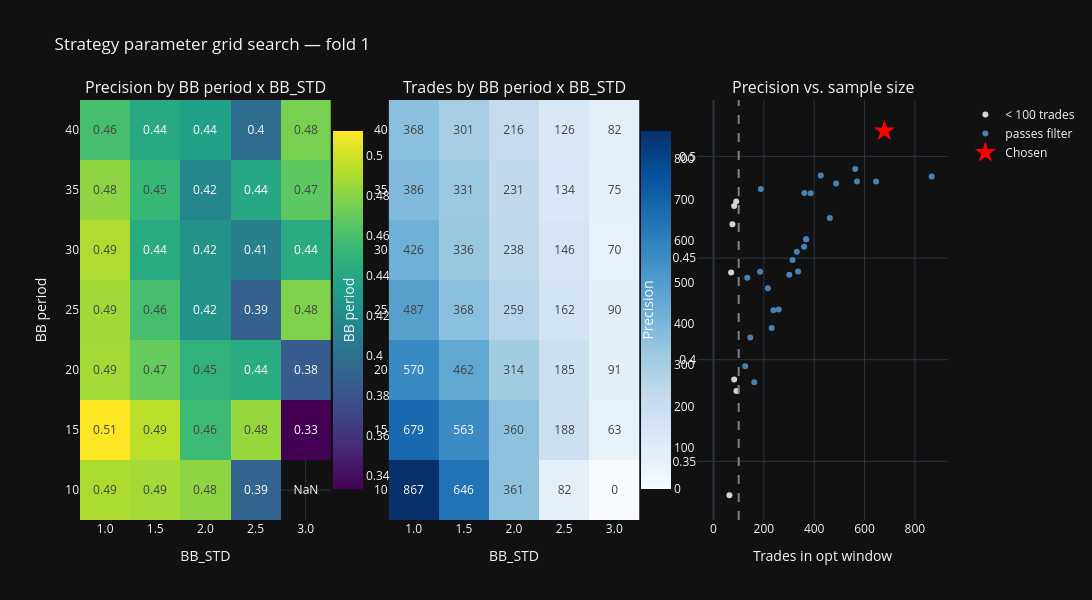

The cell this chart's notebook holds for it:
### Markdown cell above
**Grid search results.** Left: precision by BB period × BB_STD. Middle: trade count for the same grid. Right: precision vs. trade count for all combinations — the danger zone (top-left) is exactly what `MIN_TRADES_OPT` rules out.

### Code cell
pivot_precision = grid_results.pivot_table(index="bb_period", columns="bb_std", values="precision")
pivot_trades = grid_results.pivot_table(index="bb_period", columns="bb_std", values="n_trades")

fig = make_subplots(rows=1, cols=3, subplot_titles=(
    "Precision by BB period x BB_STD", "Trades by BB period x BB_STD", "Precision vs. sample size",
))

fig.add_trace(go.Heatmap(
    z=pivot_precision.values, x=[str(c) for c in pivot_precision.columns], y=[str(i) for i in pivot_precision.index],
    colorscale="Viridis", text=np.round(pivot_precision.values, 2), texttemplate="%{text}",
    colorbar=dict(x=0.28, len=0.9),
), row=1, col=1)

fig.add_trace(go.Heatmap(
    z=pivot_trades.values, x=[str(c) for c in pivot_trades.columns], y=[str(i) for i in pivot_trades.index],
    colorscale="Blues", text=pivot_trades.values, texttemplate="%{text}",
    colorbar=dict(x=0.635, len=0.9),
), row=1, col=2)

passed = grid_results["n_trades"] >= MIN_TRADES_OPT
fig.add_trace(go.Scatter(x=grid_results.loc[~passed, "n_trades"], y=grid_results.loc[~passed, "precision"],
                          mode="markers", marker=dict(color="lightgray"),
                          name=f"< {MIN_TRADES_OPT} trades"), row=1, col=3)
fig.add_trace(go.Scatter(x=grid_results.loc[passed, "n_trades"], y=grid_results.loc[passed, "precision"],
                          mode="markers", marker=dict(color="steelblue"), name="passes filter"), row=1, col=3)
chosen = grid_results.loc[passed].sort_values("precision", ascending=False).iloc[0]
fig.add_trace(go.Scatter(x=[chosen["n_trades"]], y=[chosen["precision"]], mode="markers",
                          marker=dict(color="red", size=16, symbol="star"), name="Chosen"), row=1, col=3)
fig.add_vline(x=MIN_TRADES_OPT, line=dict(color="gray", dash="dash", width=2), row=1, col=3)

fig.update_xaxes(title_text="BB_STD", row=1, col=1)
fig.update_yaxes(title_text="BB period", row=1, col=1)
fig.update_xaxes(title_text="BB_STD", row=1, col=2)
fig.update_yaxes(title_text="BB period", row=1, col=2)
fig.update_xaxes(title_text="Trades in opt window", row=1, col=3)
fig.update_yaxes(title_text="Precision", row=1, col=3)
fig.update_layout(height=600, width=1800, title="Strategy parameter grid search — fold 1")
fig.show()

### Figure 1 — Plotly figure (JSON) as saved in the notebook; plotly's stock layout.template omitted (floating-point values rounded to 4 significant figures)
{"data": [{"colorbar": {"len": 0.9, "x": 0.28}, "colorscale": [[0, "#440154"], [0.1111, "#482878"], [0.2222, "#3e4989"], [0.3333, "#31688e"], [0.4444, "#26828e"], [0.5556, "#1f9e89"], [0.6667, "#35b779"], [0.7778, "#6ece58"], [0.8889, "#b5de2b"], [1, "#fde725"]], "text": [[0.49, 0.49, 0.48, 0.39, NaN], [0.51, 0.49, 0.46, 0.48, 0.33], [0.49, 0.47, 0.45, 0.44, 0.38], [0.49, 0.46, 0.42, 0.39, 0.48], [0.49, 0.44, 0.42, 0.41, 0.44], [0.48, 0.45, 0.42, 0.44, 0.47], [0.46, 0.44, 0.44, 0.4, 0.48]], "texttemplate": "%{text}", "type": "heatmap", "x": ["1.0", "1.5", "2.0", "2.5", "3.0"], "xaxis": "x", "y": ["10", "15", "20", "25", "30", "35", "40"], "yaxis": "y", "z": [[0.4902, 0.4876, 0.482, 0.3902, NaN], [0.5125, 0.4938, 0.4556, 0.484, 0.3333], [0.4877, 0.4697, 0.449, 0.4432, 0.3846], [0.4867, 0.4592, 0.4247, 0.3889, 0.4778], [0.4906, 0.4435, 0.4244, 0.411, 0.4429], [0.4819, 0.4532, 0.4156, 0.4403, 0.4667], [0.4592, 0.4419, 0.4352, 0.3968, 0.4756]]}, {"colorbar": {"len": 0.9, "x": 0.635}, "colorscale": [[0, "rgb(247,251,255)"], [0.125, "rgb(222,235,247)"], [0.25, "rgb(198,219,239)"], [0.375, "rgb(158,202,225)"], [0.5, "rgb(107,174,214)"], [0.625, "rgb(66,146,198)"], [0.75, "rgb(33,113,181)"], [0.875, "rgb(8,81,156)"], [1, "rgb(8,48,107)"]], "text": [[867.0, 646.0, 361.0, 82.0, 0.0], [679.0, 563.0, 360.0, 188.0, 63.0], [570.0, 462.0, 314.0, 185.0, 91.0], [487.0, 368.0, 259.0, 162.0, 90.0], [426.0, 336.0, 238.0, 146.0, 70.0], [386.0, 331.0, 231.0, 134.0, 75.0], [368.0, 301.0, 216.0, 126.0, 82.0]], "texttemplate": "%{text}", "type": "heatmap", "x": ["1.0", "1.5", "2.0", "2.5", "3.0"], "xaxis": "x2", "y": ["10", "15", "20", "25", "30", "35", "40"], "yaxis": "y2", "z": [[867.0, 646.0, 361.0, 82.0, 0.0], [679.0, 563.0, 360.0, 188.0, 63.0], [570.0, 462.0, 314.0, 185.0, 91.0], [487.0, 368.0, 259.0, 162.0, 90.0], [426.0, 336.0, 238.0, 146.0, 70.0], [386.0, 331.0, 231.0, 134.0, 75.0], [368.0, 301.0, 216.0, 126.0, 82.0]]}, {"marker": {"color": "lightgray"}, "mode": "markers", "name": "< 100 trades", "type": "scatter", "x": [82, 0, 63, 91, 90, 70, 75, 82], "xaxis": "x3", "y": [0.3902, NaN, 0.3333, 0.3846, 0.4778, 0.4429, 0.4667, 0.4756], "yaxis": "y3"}, {"marker": {"color": "steelblue"}, "mode": "markers", "name": "passes filter", "type": "scatter", "x": [867, 646, 361, 679, 563, 360, 188, 570, 462, 314, 185, 487, 368, 259, 162, 426, 336, 238, 146, 386, 331, 231, 134, 368, 301, 216, 126], "xaxis": "x3", "y": [0.4902, 0.4876, 0.482, 0.5125, 0.4938, 0.4556, 0.484, 0.4877, 0.4697, 0.449, 0.4432, 0.4867, 0.4592, 0.4247, 0.3889, 0.4906, 0.4435, 0.4244, 0.411, 0.4819, 0.4532, 0.4156, 0.4403, 0.4592, 0.4419, 0.4352, 0.3968], "yaxis": "y3"}, {"marker": {"color": "red", "size": 16, "symbol": "star"}, "mode": "markers", "name": "Chosen", "type": "scatter", "x": [679], "xaxis": "x3", "y": [0.5125], "yaxis": "y3"}], "layout": {"annotations": [{"font": {"size": 16}, "showarrow": false, "text": "Precision by BB period x BB_STD", "x": 0.1444, "xanchor": "center", "xref": "paper", "y": 1, "yanchor": "bottom", "yref": "paper"}, {"font": {"size": 16}, "showarrow": false, "text": "Trades by BB period x BB_STD", "x": 0.5, "xanchor": "center", "xref": "paper", "y": 1, "yanchor": "bottom", "yref": "paper"}, {"font": {"size": 16}, "showarrow": false, "text": "Precision vs. sample size", "x": 0.8556, "xanchor": "center", "xref": "paper", "y": 1, "yanchor": "bottom", "yref": "paper"}], "height": 600, "shapes": [{"line": {"color": "gray", "dash": "dash", "width": 2}, "type": "line", "x0": 100, "x1": 100, "xref": "x3", "y0": 0, "y1": 1, "yref": "y3 domain"}], "title": {"text": "Strategy parameter grid search — fold 1"}, "width": 1800, "xaxis": {"anchor": "y", "domain": [0, 0.2889], "title": {"text": "BB_STD"}}, "xaxis2": {"anchor": "y2", "domain": [0.3556, 0.6444], "title": {"text": "BB_STD"}}, "xaxis3": {"anchor": "y3", "domain": [0.7111, 1], "title": {"text": "Trades in opt window"}}, "yaxis": {"anchor": "x", "domain": [0, 1], "title": {"text": "BB period"}}, "yaxis2": {"anchor": "x2", "domain": [0, 1], "title": {"text": "BB period"}}, "yaxis3": {"anchor": "x3", "domain": [0, 1], "title": {"text": "Precision"}}}}
